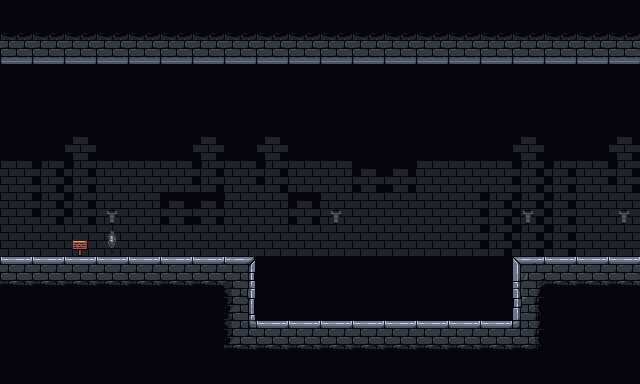

Tiled map render using the project's own tile images. Description and the whole map definition, tile-layer contents included, below:
An orthogonal 20x12 tile map with 32x32 px tiles, 3 tile layers (Tile Layer 1, terrain, props), 3 tilesets and 15 objects.

<map version="1.10" tiledversion="1.11.2" orientation="orthogonal" renderorder="right-down" width="20" height="12" tilewidth="32" tileheight="32" infinite="0" nextlayerid="11" nextobjectid="22">
 <tileset firstgid="1" name="CastleTiles" tilewidth="32" tileheight="32" tilecount="56" columns="8">
  <image source="tilesets/CastleTiles.png" width="256" height="224" />
 </tileset>
 <tileset firstgid="57" name="runes" tilewidth="32" tileheight="32" tilecount="9" columns="0">
  <grid orientation="orthogonal" width="1" height="1" />
  <tile id="0">
   <image source="tilesets/runes/1-32x32.png" width="32" height="32" />
  </tile>
  <tile id="1">
   <image source="tilesets/runes/2-32x32.png" width="32" height="32" />
  </tile>
  <tile id="2">
   <image source="tilesets/runes/3-32x32.png" width="32" height="32" />
  </tile>
  <tile id="3">
   <image source="tilesets/runes/4-32x32.png" width="32" height="32" />
  </tile>
  <tile id="4">
   <image source="tilesets/runes/5-32x32.png" width="32" height="32" />
  </tile>
  <tile id="5">
   <image source="tilesets/runes/6-32x32.png" width="32" height="32" />
  </tile>
  <tile id="6">
   <image source="tilesets/runes/7-32x32.png" width="32" height="32" />
  </tile>
  <tile id="7">
   <image source="tilesets/runes/8-32x32.png" width="32" height="32" />
  </tile>
  <tile id="8">
   <image source="tilesets/runes/9-32x32.png" width="32" height="32" />
  </tile>
 </tileset>
 <tileset firstgid="66" source="../runes/runesOnline.tsx" />
 <layer id="1" name="Tile Layer 1" width="20" height="12">
  <data encoding="csv">
10,10,10,10,10,10,10,10,10,10,10,10,10,10,10,10,10,10,10,10,
10,10,10,10,10,10,10,10,10,10,10,10,10,10,10,10,10,10,10,10,
10,10,10,10,10,10,10,10,10,10,10,10,10,10,10,10,10,10,10,10,
10,10,10,10,10,10,10,10,10,10,10,10,10,10,10,10,10,10,10,10,
10,10,10,10,10,10,10,10,10,10,10,10,10,10,10,10,10,10,10,10,
10,10,10,10,10,10,10,10,10,10,10,10,10,10,10,10,10,10,10,10,
10,10,10,10,10,10,10,10,10,10,10,10,10,10,10,10,10,10,10,10,
10,10,10,10,10,10,10,10,10,10,10,10,10,10,10,10,10,10,10,10,
10,10,10,10,10,10,10,10,10,10,10,10,10,10,10,10,10,10,10,10,
10,10,10,10,10,10,10,10,10,10,10,10,10,10,10,10,10,10,10,10,
10,10,10,10,10,10,10,10,10,10,10,10,10,10,10,10,10,10,10,10,
10,10,10,10,10,10,10,10,10,10,10,10,10,10,10,10,10,10,10,10
</data>
 </layer>
 <layer id="2" name="terrain" width="20" height="12">
  <data encoding="csv">
0,0,0,0,0,0,0,0,0,0,0,0,0,0,0,0,0,0,0,0,
26,26,26,26,26,26,26,26,26,26,26,26,26,26,26,26,26,26,26,26,
0,0,0,0,0,0,0,0,0,0,0,0,0,0,0,0,0,0,0,0,
0,0,0,0,0,0,0,0,0,0,0,0,0,0,0,0,0,0,0,0,
0,0,46,0,0,0,46,0,46,0,0,0,0,0,0,0,46,0,0,46,
47,45,45,47,47,47,45,47,45,47,47,46,46,47,47,47,45,45,47,45,
47,45,45,47,47,46,46,47,47,46,47,47,47,47,47,45,45,45,47,47,
47,47,47,47,47,47,47,47,47,47,47,47,47,47,47,45,45,45,47,47,
2,2,2,2,2,2,2,2,2,2,2,2,2,2,2,2,2,2,2,2,
0,0,0,0,0,0,0,0,0,0,0,0,0,0,0,0,0,0,0,0,
0,0,0,0,0,0,0,0,0,0,0,0,0,0,0,0,0,0,0,0,
0,0,0,0,0,0,0,0,0,0,0,0,0,0,0,0,0,0,0,0
</data>
 </layer>
 <layer id="3" name="props" width="20" height="12">
  <data encoding="csv">
0,0,0,0,0,0,0,0,0,0,0,0,0,0,0,0,0,0,0,0,
0,0,0,0,0,0,0,0,0,0,0,0,0,0,0,0,0,0,0,0,
0,0,0,0,0,0,0,0,0,0,0,0,0,0,0,0,0,0,0,0,
0,0,0,0,0,0,0,0,0,0,0,0,0,0,0,0,0,0,0,0,
0,0,0,0,0,0,0,0,0,0,0,0,0,0,0,0,0,0,0,0,
0,0,0,0,0,0,0,0,0,0,0,0,0,0,0,0,0,0,0,0,
0,0,0,8,0,0,0,0,0,0,8,0,0,0,0,0,8,0,0,8,
0,0,6,78,0,0,0,0,0,0,0,0,0,0,0,0,0,0,0,0,
0,0,0,0,0,0,0,3,10,10,10,10,10,10,10,10,1,0,0,0,
0,0,0,0,0,0,0,11,0,0,0,0,0,0,0,0,9,0,0,0,
0,0,0,0,0,0,0,41,42,42,42,42,42,42,42,42,43,0,0,0,
0,0,0,0,0,0,0,0,0,0,0,0,0,0,0,0,0,0,0,0
</data>
 </layer>
 <objectgroup id="5" name="interactables">
  <object id="6" x="64" y="224" width="32" height="32">
   <properties>
    <property name="description" value="YOU HAVE BEEN GIVEN THE POWER TO ABSORB ELEMENTS THROUGH THE RUNE  BY PRESSING SHIFT BUT BE WARNED IF YOU ABUSE THIS ABILITY TOO MUCH YOU MAY DIE. YOU CAN ALSO USE THIS ELEMENT TO FIGHT OFF ENEMIES WHEN ABSORBED" />
    <property name="header" value="RUNE SYSTEM" />
    <property name="isHero" type="bool" value="false" />
   </properties>
  </object>
 </objectgroup>
 <objectgroup id="8" name="runes">
  <object id="19" x="96" y="224" width="32" height="32">
   <properties>
    <property name="elementType" value="SAND" />
    <property name="isSpawner" type="bool" value="false" />
   </properties>
  </object>
 </objectgroup>
 <objectgroup id="7" name="transitions">
  <object id="17" x="608" y="64" width="32" height="192">
   <properties>
    <property name="spawnX" type="float" value="100" />
    <property name="spawnY" type="float" value="200" />
    <property name="targetMap" value="prologue2.tmx" />
   </properties>
  </object>
 </objectgroup>
 <objectgroup id="6" name="collisions">
  <object id="8" x="0" y="32" width="640" height="32" />
  <object id="9" x="0" y="256" width="256" height="32" />
  <object id="10" x="-32" y="32" width="32" height="256" />
  <object id="12" x="224" y="288" width="32" height="64" />
  <object id="13" x="256" y="320" width="256" height="32" />
  <object id="14" x="512" y="288" width="32" height="64" />
  <object id="15" x="512" y="256" width="128" height="32" />
  <object id="16" x="640" y="32" width="32" height="256" />
 </objectgroup>
 <objectgroup id="9" name="enemies">
  <object id="20" x="538" y="242">
   <properties>
    <property name="enemyType" value="slime" />
   </properties>
  </object>
  <object id="21" x="567.375" y="241.25">
   <properties>
    <property name="enemyType" value="slime" />
   </properties>
  </object>
 </objectgroup>
 <objectgroup id="4" name="sand_zones">
  <object id="4" x="256" y="224" width="256" height="96" />
  <object id="5" x="288" y="192" width="192" height="32" />
 </objectgroup>
</map>
